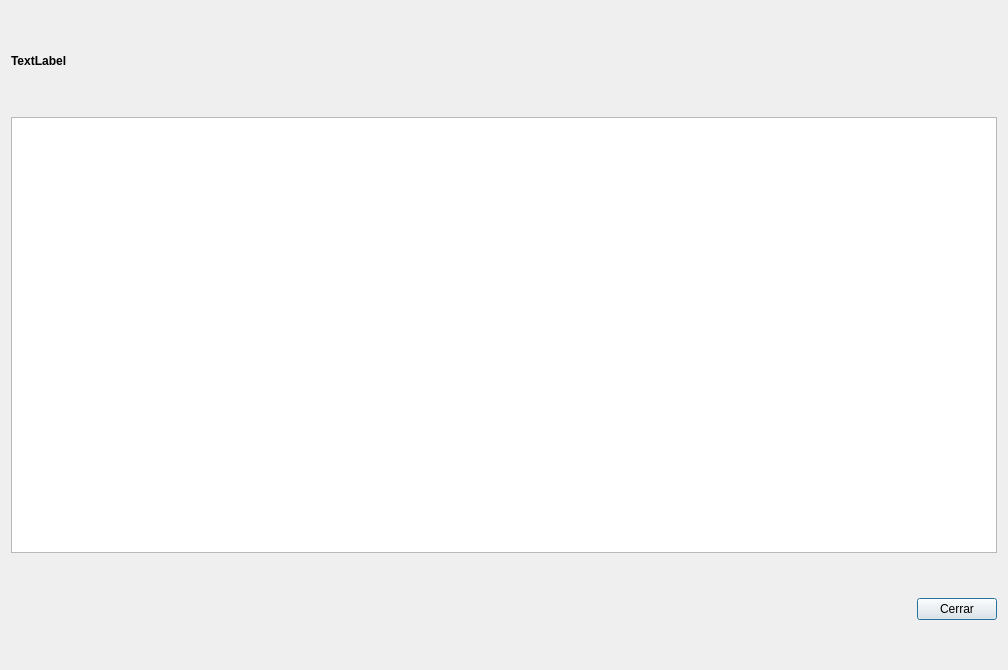
<?xml version="1.0" encoding="UTF-8"?>
<ui version="4.0">
    <class>RubDialog</class>
    <widget class="QDialog" name="RubDialog">
        <property name="geometry">
            <rect>
                <x>0</x>
                <y>0</y>
                <width>1008</width>
                <height>670</height>
            </rect>
        </property>
        <property name="windowTitle">
            <string>Dialog</string>
        </property>
        <layout class="QVBoxLayout" name="verticalLayout">
            <item>
                <layout class="QHBoxLayout" name="horizontalLayout_3">
                    <item>
                        <widget class="QLabel" name="label">
                            <property name="font">
                                <font>
                                    <weight>75</weight>
                                    <bold>true</bold>
                                </font>
                            </property>
                            <property name="text">
                                <string>TextLabel</string>
                            </property>
                        </widget>
                    </item>
                    <item>
                        <spacer name="horizontalSpacer_2">
                            <property name="orientation">
                                <enum>Qt::Horizontal</enum>
                            </property>
                            <property name="sizeHint" stdset="0">
                                <size>
                                    <width>40</width>
                                    <height>100</height>
                                </size>
                            </property>
                        </spacer>
                    </item>
                </layout>
            </item>
            <item>
                <widget class="QTextBrowser" name="textBrowser"/>
            </item>
            <item>
                <layout class="QHBoxLayout" name="horizontalLayout_2">
                    <item>
                        <spacer name="horizontalSpacer">
                            <property name="orientation">
                                <enum>Qt::Horizontal</enum>
                            </property>
                            <property name="sizeHint" stdset="0">
                                <size>
                                    <width>40</width>
                                    <height>100</height>
                                </size>
                            </property>
                        </spacer>
                    </item>
                    <item>
                        <widget class="QPushButton" name="pushButton">
                            <property name="text">
                                <string>Cerrar</string>
                            </property>
                        </widget>
                    </item>
                </layout>
            </item>
        </layout>
    </widget>
    <resources/>
    <connections/>
</ui>
